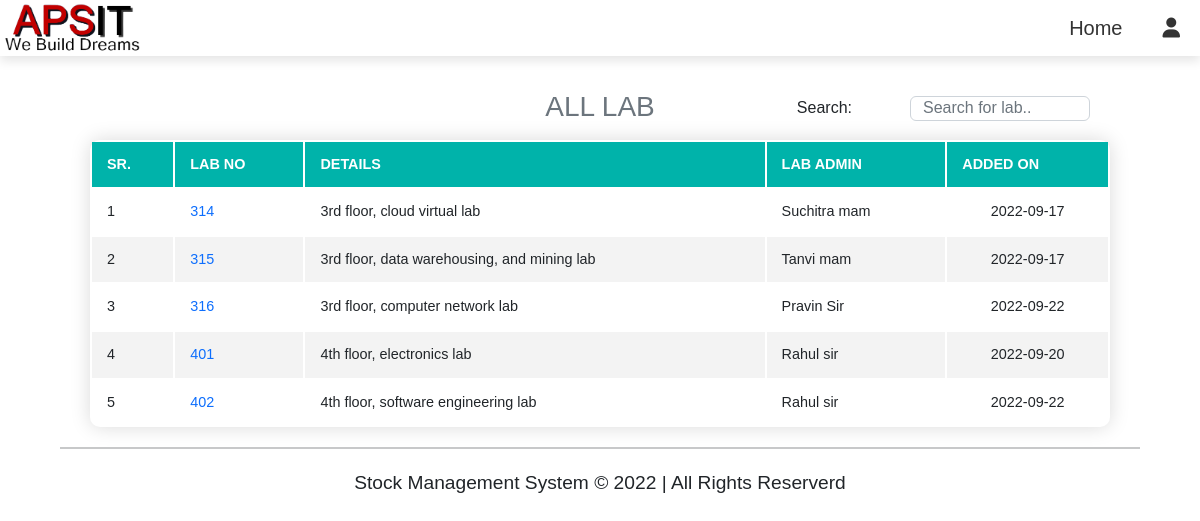
/lab_faculty.php, run on an earlier commit of the app's database.
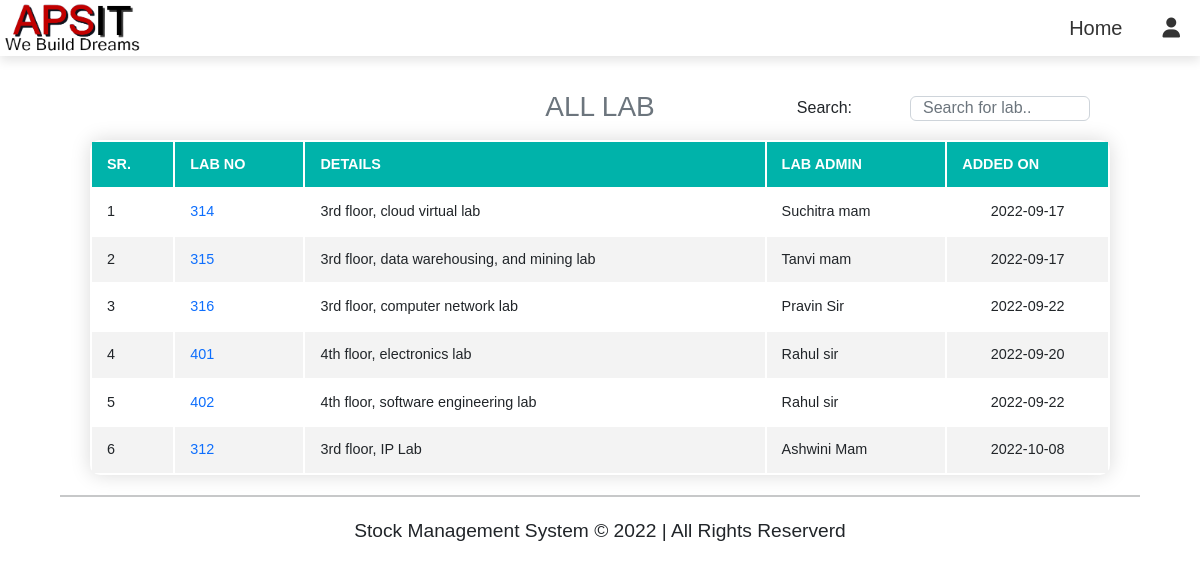
And on a later commit of the database.
### tables this page shows
CREATE TABLE `lab` (
  `lab_id` int(11) NOT NULL,
  `lab_no` int(11) NOT NULL,
  `lab_detail` varchar(255) NOT NULL,
  `lab_admin` varchar(50) NOT NULL,
  `pcquantity` int(11) NOT NULL,
  `role` int(11) NOT NULL DEFAULT 0,
  `added_on` date NOT NULL
);

### lab_faculty.php (the view, shortened to what this page needs)
<?php
require_once 'db_connect.php';
require_once 'include/header_faculty.php'
?>
<h3 class="text-muted text-center" style="margin-bottom: 10px;">ALL LAB</h3>
<div class="mb-3">
    <input type="text" class="form-control lab-search" id="search" onkeyup="tableSearch()"
        placeholder="Search for lab.." style="width: 15%; height: 25px; float: right; margin: -38px 110px 5px 3px;">
    <label class="form-label search-label" style="float: right; margin: -38px 348px 5px 1px;">Search: </label>
</div>
<table class="content-table" id="tableData" style="border-collapse: separate;">
    <thead>
        <tr>
            <th>SR.</th>
            <th>LAB NO</th>
            <th>DETAILS</th>
            <th>LAB ADMIN</th>
            <th>ADDED ON</th>
        </tr>
    </thead>
    <tbody>
        <?php
        $sql1 = "SELECT * FROM `lab` WHERE `role` <> '1'";
        $sql_run1 = mysqli_query($conn, $sql1);
        $i = 1;
        if (mysqli_num_rows($sql_run1) > 0) {
            foreach ($sql_run1 as $lab) {
        ?>
        <tr>
            <td><?= $i ?></td>
            <td><?php echo "<a href='actions/display_lab.php?lab_no=$lab[lab_no]'>"; ?>
                <?= $lab['lab_no'] ?></td>
            <td><?= $lab['lab_detail'] ?></td>
            <td><?= $lab['lab_admin'] ?></td>
            <td style="padding: 8px; text-align: center;"><?= $lab['added_on'] ?></td>
        </tr>
        <?php
                $i++;
            }
        }
        ?>
    </tbody>
</table>
<hr style="margin: auto; width: 90%;">
<?php
include 'include/footer.php';
?>
</body>
</html>

What changed in the data, as far as the page shows it:
added lab: lab_no "312", lab_detail "3rd floor, IP Lab", lab_admin "Ashwini Mam", added_on "2022-10-08"
